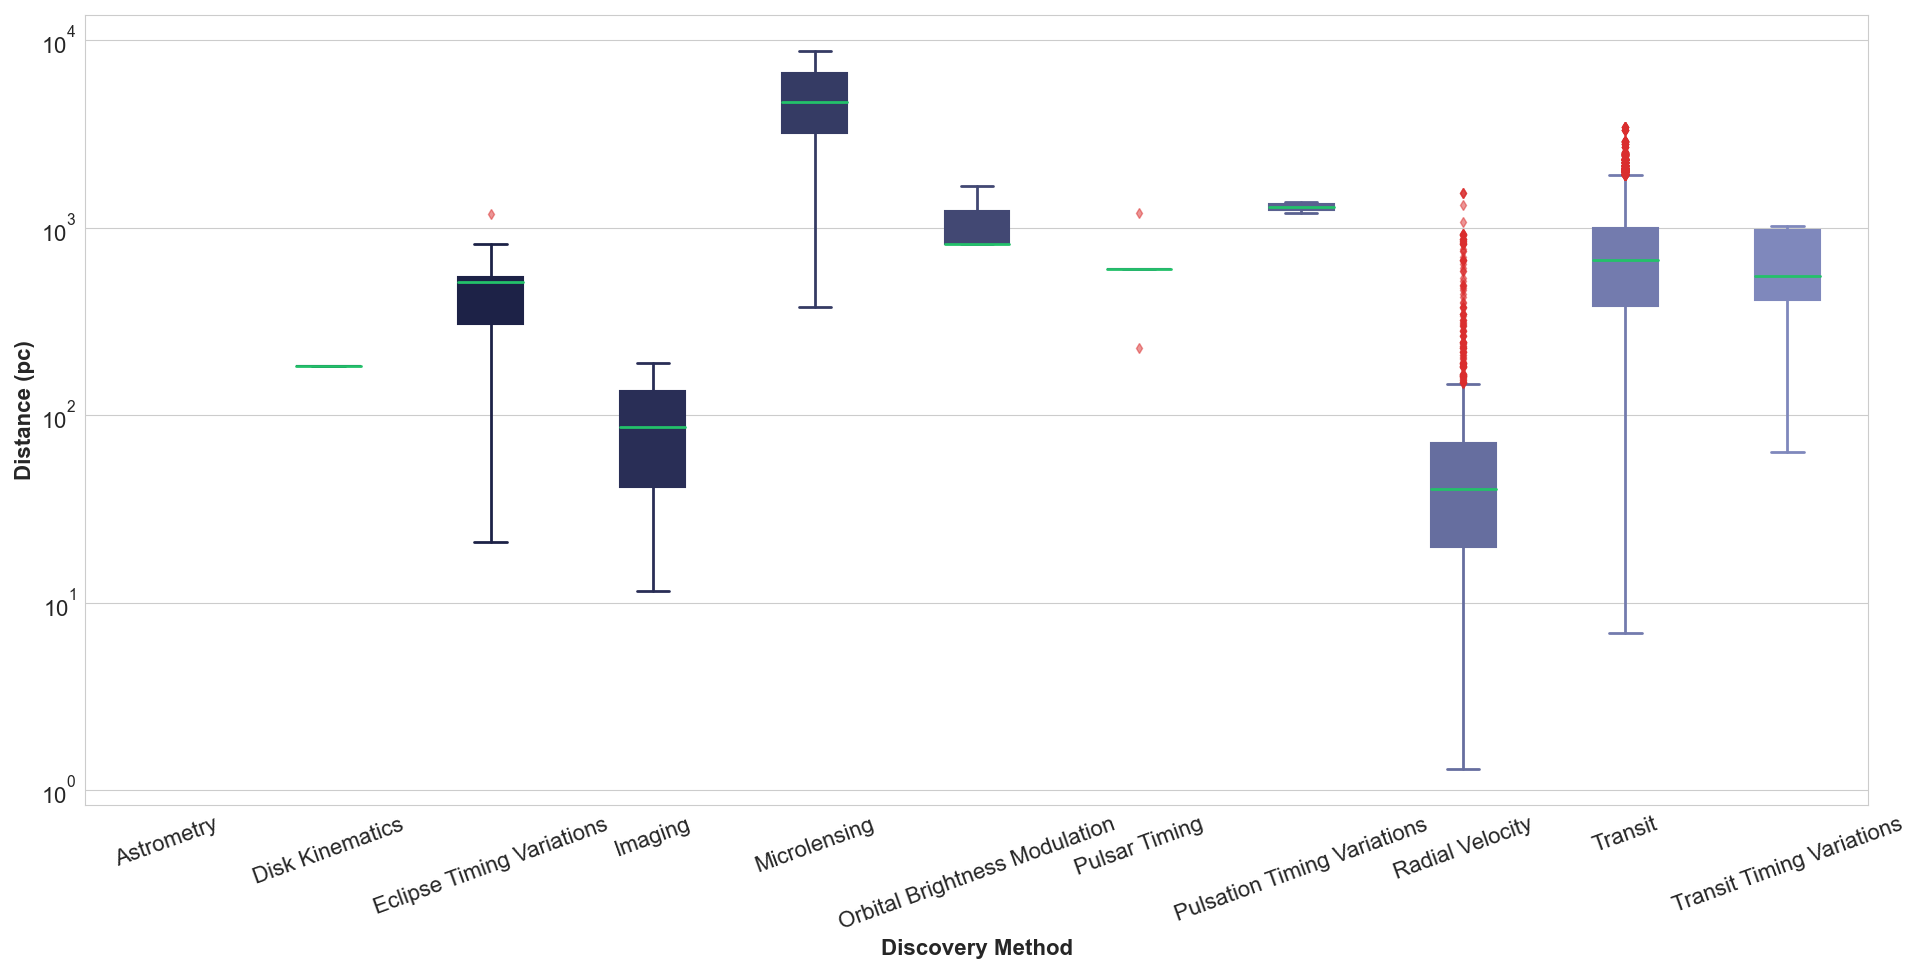

The Python source for this figure:

# Paths:
path_data = "data/"

# Packages:
import numpy as np
import pandas as pd
import seaborn as sns
import matplotlib.pyplot as plt
from matplotlib.colors import LinearSegmentedColormap

# Display options:
pd.set_option("display.width", 1200)
pd.set_option("display.max_columns", 300)
pd.set_option("display.max_rows", 300)

# Dataset:
df = pd.read_csv(path_data + "nasa_exoplanets.csv")
df_varnames = pd.read_csv(path_data + "nasa_exoplanets_var_names.csv")

# Variables:
cat_var = "discoverymethod"
cat_var_name = df_varnames.loc[(df_varnames["var"] == cat_var), ["var_name"]].values[0][0]
num_var = "sy_dist"
num_var_name = df_varnames.loc[(df_varnames["var"] == num_var), ["var_name"]].values[0][0]

# Adapt the data:
df_plot = df.loc[:, [cat_var, num_var]].sort_values(cat_var)

# Deal with nan:
df_plot[cat_var] = df_plot[cat_var].fillna("NA")

# Plot:
lvls = df_plot[cat_var].unique()
n_levels = len(lvls)
cmap = LinearSegmentedColormap.from_list("my_palette", ["#111539", "#97A1D9"])
my_palette = [cmap(i/n_levels) for i in np.array(range(n_levels))]
fig, ax = plt.subplots(
    figsize = (20, 10),
    tight_layout = True
)
outlier_color = "#DA2E2E"
median_color = "#23C16A"
sns.boxplot(
    data = df_plot,
    x = cat_var,
    y = num_var,
    color = cat_var,
    hue = cat_var,
    dodge = False,
    palette = my_palette,
    saturation = 1,
    ax = ax,
    flierprops = {
        "markerfacecolor": outlier_color,
        "markeredgecolor": outlier_color,
        "markersize": 5,
        "alpha": 0.5
    },
    width = 0.4
)
for i, artist in enumerate(ax.artists):
    artist.set_edgecolor(my_palette[i])
    artist.set_color(my_palette[i])
    # Each of the box has 6 component lines:
    for j in range(i*6, i*6 + 6):
        line = ax.lines[j]
        # The 4th line is the median one:
        if j - i*6 == 4:
            line.set_color(median_color)
        else:
            line.set_color(my_palette[i])
        line.set_linewidth(2)

# # In the grouped where there will be a legend:
# for legpch in ax.get_legend().get_patches():
#     legpch.set_edgecolor(my_palette[i])

_ = ax.set_yscale("log")
_ = ax.set_xlabel(
    cat_var_name,
    fontsize = 16,
    fontweight = "bold"
)
_ = ax.set_ylabel(
    num_var_name,
    fontsize = 16,
    fontweight = "bold"
)
_ = ax.tick_params(
    axis = "x", 
    which = "major", 
    labelsize = 16,
    rotation = 20
)
_ = ax.tick_params(
    axis = "y", 
    which = "major", 
    labelsize = 16
)
plt.legend(
    [], [], 
    frameon = False
)
